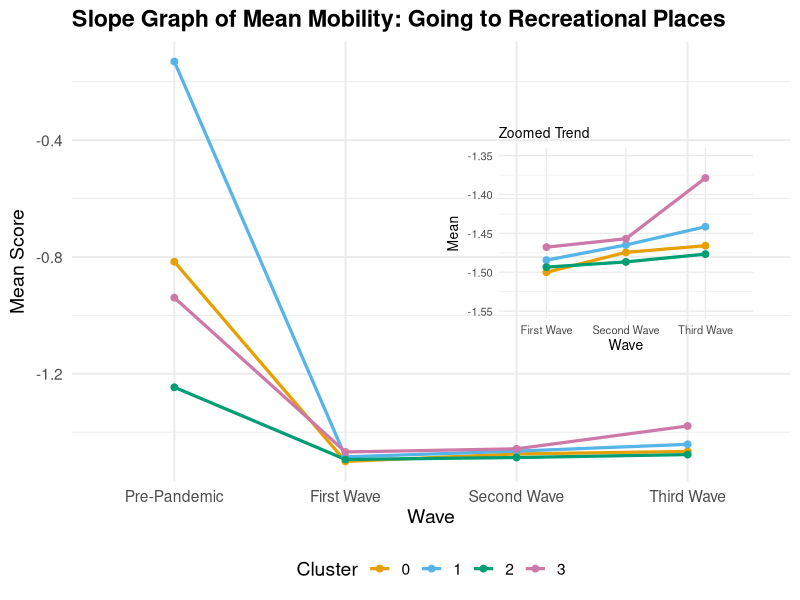

Write the R code that produced this figure.
# Libraries
library(tidyverse)
library(ggforce)
library(ggtext)
library(readr)
library(cowplot)

# Data Preparation
# Step 1: Load all wave datasets
pre <- read_csv("data/input/PrePandemic.csv",show_col_types = FALSE)
first <- read_csv("data/input/First_Wave.csv",show_col_types = FALSE)
second <- read_csv("data/input/Second_Wave.csv",show_col_types = FALSE)
third <- read_csv("data/input/Third_Wave.csv", show_col_types = FALSE)

# Step 2: Compute mean per cluster for the factor "going to recreational places"
get_means <- function(df, wave_name) {
  df %>%
    group_by(cluster) %>%
    summarise(Mean = mean(`going to recreational places`, na.rm = TRUE)) %>%
    mutate(Wave = wave_name)
}

pre_means <- get_means(pre, "Pre-Pandemic")
first_means <- get_means(first, "First Wave")
second_means <- get_means(second, "Second Wave")
third_means <- get_means(third, "Third Wave")

# Combine into one dataframe
all_means <- bind_rows(pre_means, first_means, second_means, third_means)

# Ensure Wave is ordered
all_means$Wave <- factor(all_means$Wave, levels = c("Pre-Pandemic", "First Wave", "Second Wave", "Third Wave"))

palette_cb <- c("#E69F00", "#56B4E9", "#009E73", "#CC79A7")

# Factor 1

# Ensure ordered factor
all_means$Wave <- factor(all_means$Wave, levels = c("Pre-Pandemic", "First Wave", "Second Wave", "Third Wave"))

# Main slope graph
main_plot <- ggplot(all_means, aes(x = Wave, y = Mean, group = factor(cluster), color = factor(cluster))) +
  geom_line(size = 1.1) +
  geom_point(size = 2) +
  labs(
    title = "Slope Graph of Mean Mobility: Going to Recreational Places",
    x = "Wave",
    y = "Mean Score",
    color = "Cluster"
  ) +
  scale_color_manual(values = palette_cb) +
  theme_minimal(base_size = 14) +
  theme(
    plot.title = element_text(face = "bold"),
    legend.position = "bottom"
  )

# Zoomed plot (only from First Wave onward)
zoom_df <- all_means %>% filter(Wave %in% c("First Wave", "Second Wave", "Third Wave"))

zoom_plot <- ggplot(zoom_df, aes(x = Wave, y = Mean, group = factor(cluster), color = factor(cluster))) +
  geom_line(size = 1.1) +
  geom_point(size = 2) +
  labs(title = "Zoomed Trend", x = "Wave", y = "Mean") +
  scale_color_manual(values = palette_cb) +
  theme_minimal(base_size = 10) +
  theme(
    legend.position = "none",
    plot.title = element_text(size = 10)
  ) +
  coord_cartesian(ylim = c(-1.55, -1.35))

# Combine main + inset
final_plot <- ggdraw() +
  draw_plot(main_plot) +
  draw_plot(zoom_plot, x = 0.55, y = 0.4, width = 0.4, height = 0.4)

# Save output
ggsave("Factor1.png", plot = final_plot, width = 10, height = 6, dpi = 600, bg = "white")
